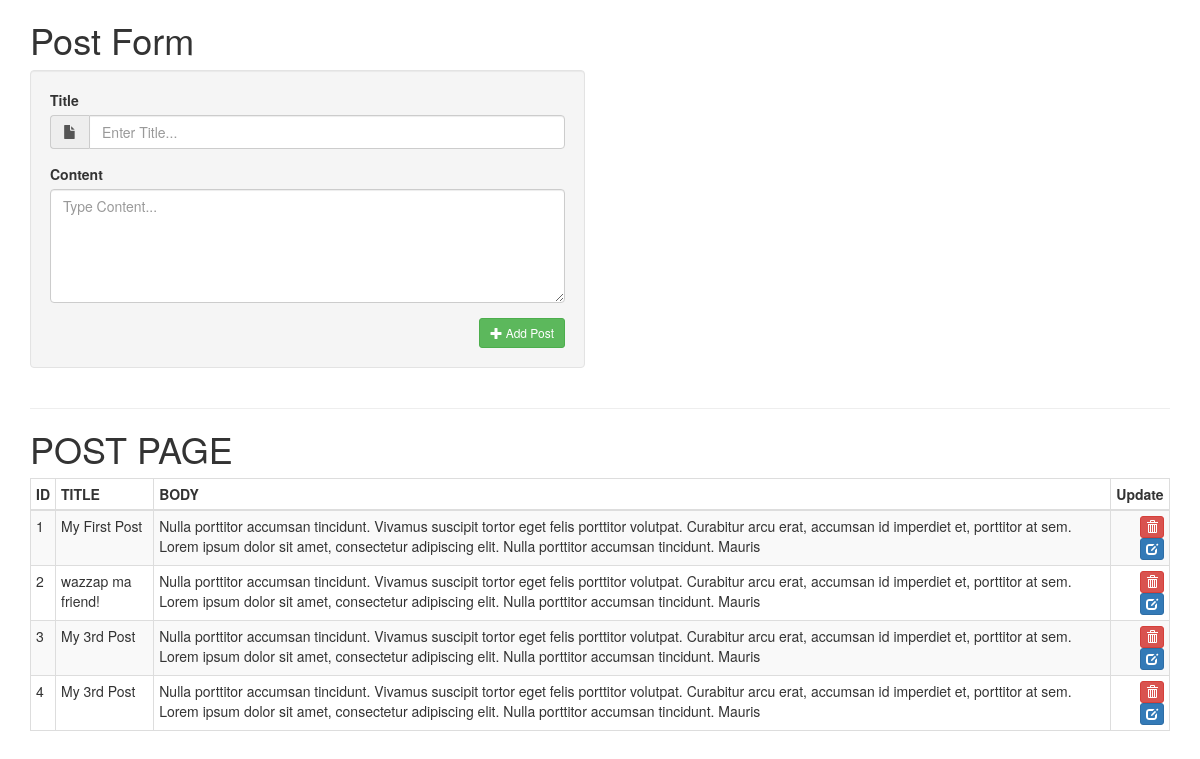
/crud/index.php, run on an earlier commit of the app's database.
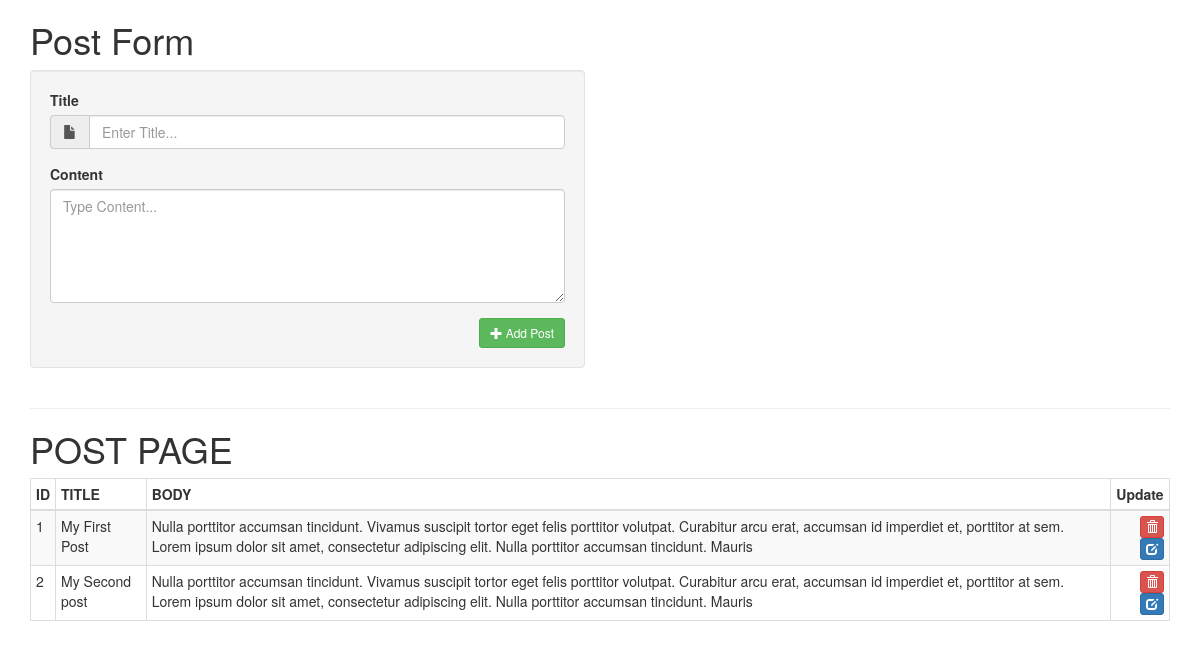
And on a later commit of the database.
### tables this page shows
CREATE TABLE `posts` (
  `post_id` int(11) NOT NULL AUTO_INCREMENT,
  `post_title` varchar(255) NOT NULL,
  `post_body` varchar(255) NOT NULL,
  `post_by` varchar(255) NOT NULL,
  `post_date` datetime NOT NULL DEFAULT CURRENT_TIMESTAMP,
  PRIMARY KEY (`post_id`),
  UNIQUE KEY `post_id_UNIQUE` (`post_id`)
);

### crud/classes/Database.php (called while the page is built, shortened)
<?php
class Database {
    private $host = 'localhost';
    private $user = 'root';
    private $pwd = 'Wc~045,j2';
    private $dbname = 'oop_test';
    private $dbh;
    private $stmt;
    public function __construct() {
        $dsn = 'mysql:host=' . $this->host . ';dbname=' . $this->dbname;
        $options = array(
            PDO::ATTR_PERSISTENT => true,
            PDO::ATTR_ERRMODE => PDO::ERRMODE_EXCEPTION
        );
        try {
            $this->dbh = new PDO($dsn, $this->user, $this->pwd, $options);
        } catch (PDOException $e) {
            echo $this->error = $e->getMessage();
        }
    }
    public function query($query) {
        $this->stmt = $this->dbh->prepare($query);
    }
    public function execute() {
        return $this->stmt->execute();
    }
    public function resultset() {
        $this->execute();
        return $this->stmt->fetchAll(PDO::FETCH_ASSOC);
    }
}

### crud/classes/Post.php (called while the page is built, shortened)
<?php
class Post {
    private $database;
    public function __construct() {
        require 'Database.php';
        $this->database = new Database;
    }
    public function AllPosts() {
        $this->database->query("SELECT a.*, CONCAT(b.first_name, ' ', b.last_name) as author
                FROM posts a
                LEFT JOIN users b on b.user_id = a.post_by");
        return $this->database->resultset();
    }
}

### crud/index.php (the view, shortened to what this page needs)
<?php
$post = new Post();
$form_action = filter_input_array(INPUT_POST, FILTER_SANITIZE_STRING);
$posts = $post->AllPosts();
?>
<!doctype html>
<html lang="en">
    <head>
        <link href="assets/css/bootstrap.css" rel="stylesheet" type="text/css"/>
        <link href="assets/css/font-awesome.css" rel="stylesheet" type="text/css"/>
        <link href="assets/css/style.css" rel="stylesheet" type="text/css"/>
    </head>
    <body>
        <div class='container'>
            <div class='row'>
                <div class='col-xs-6'>
                    <?php if (isset($form_action['select'])) : ?>
                        <h1>Edit Post</h1>
                    <?php else : ?>
                        <h1>Post Form</h1>
                    <?php endif; ?>
                    <form class='well clearfix' method="post" action="<?php echo $_SERVER['PHP_SELF']; ?>">
                        <div class='form-group'>
                            <label>Title</label><br>
                            <div class="input-group">
                                <span class="input-group-addon" id="basic-addon1"><i class='glyphicon glyphicon-file'></i></span>
                                <input type="text" class="form-control" name='title' placeholder="Enter Title..." value='<?php
                                if (isset($form_action['select'])) {
                                    echo $title;
                                }
                                ?>'>
                            </div>
                        </div>
                        <div class="form-group">
                            <label>Content</label> <br>
                            <textarea name='body' class="form-control" placeholder="Type Content..." rows="5"><?php
                                ?></textarea>
                        </div>
                        <?php if (isset($form_action['select'])) : ?>
                            <button  type='submit' class='btn btn-sm btn-primary pull-right' name='edit'><i class='glyphicon glyphicon-edit'></i> Edit</button>
                            <a href='index.php'  type='submit' class='btn btn-sm btn-warning pull-right' name='edit'><i class='glyphicon glyphicon-trash'></i> Cancel</a>
                        <?php else : ?>
                            <button  type='submit' class='btn btn-sm btn-success pull-right' name='create'><i class='glyphicon glyphicon-plus'></i> Add Post</button>
                        <?php endif; ?>
                    </form>
                </div>
            </div>
            <hr>
            <?php if (!isset($form_action['select'])) : ?>
                <h1>POST PAGE</h1>
                <table class='table table-bordered table-striped table-responsive table-condensed table-hover'>
                    <thead>
                        <tr>
                            <th>ID</th>
                            <th>TITLE</th>
                            <th>BODY</th>
                            <th>Update</th>
                        </tr>
                    </thead>
                    <tbody>
                        <?php foreach ($posts as $post) : ?>
                            <tr>
                                <td><?php echo $post['post_id']; ?></td>
                                <td><?php echo $post['post_title']; ?></td>
                                <td><?php echo $post['post_body']; ?></td>
                                <td>
                                    <form method="post" action="<?php echo $_SERVER['PHP_SELF']; ?>">
                                        <button type='submit' class='btn btn-xs btn-danger pull-right' name='delete'><i class='glyphicon glyphicon-trash'></i></button>
                                        <button type='submit' class='btn btn-xs btn-primary pull-right' name='select' value='Edit'><i class='glyphicon glyphicon-edit'></i></button>
                                    </form>
                                </td>
                            </tr>
                        <?php endforeach; ?>
                    </tbody>
                </table>
            <?php endif; ?>
        </div>
    </body>
</html>

What changed in the data, as far as the page shows it:
removed posts: post_id "3", post_title "My 3rd Post", post_body "Nulla porttitor accumsan tincidunt. Vivamus suscipit tortor eget felis porttitor volutpat. Curabitur arcu erat, accumsan id imperdiet et, porttitor at sem. Lorem ipsum dolor sit amet, consectetur adipiscing elit. Nulla porttitor accumsan tincidunt. Mauris"
removed posts: post_id "4", post_title "My 3rd Post", post_body "Nulla porttitor accumsan tincidunt. Vivamus suscipit tortor eget felis porttitor volutpat. Curabitur arcu erat, accumsan id imperdiet et, porttitor at sem. Lorem ipsum dolor sit amet, consectetur adipiscing elit. Nulla porttitor accumsan tincidunt. Mauris"
changed posts id 2: post_title "wazzap ma friend!" → "My Second post"
